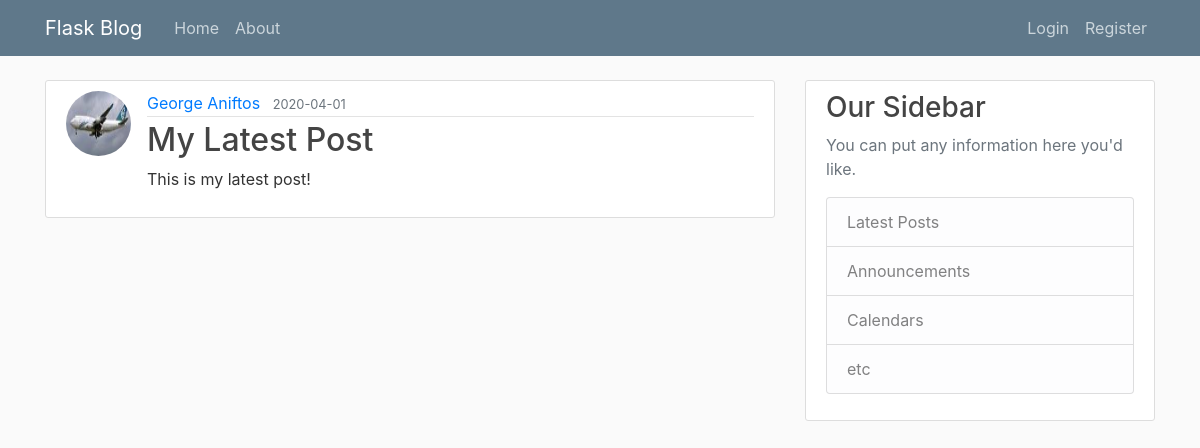
The page /post/14 on the database its author committed.
### flaskblog/models.py (models this page shows, shortened)
class User(db.Model, UserMixin): #Each class is an individual table on the database with the name of "user" (lowercase)
    id = db.Column(db.Integer, primary_key = True) #primary key means a unique id for a user
    username = db.Column(db.String(20), unique = True, nullable = False) #unique means again same us above, cant be empty
    email = db.Column(db.String(120), unique = True, nullable = False)
    image_file = db.Column(db.String(20), nullable = False, default = 'default.jpg') #no unique = True because there is going to be a default picture
    password = db.Column(db.String(60), nullable = True) #generate hash of 60 characters
    posts = db.relationship('Post', backref='author', lazy = True) #defines a relationship not a column!
    '''Our post attritube has relationship to the Post model(class).
    Backref (is like creating a new column but not actuall) and uses the author attribute to get the user who created the post!
    Lazy defines when to pull all the posts data from that specific user. '''

class Post(db.Model): #Each class is an individual table on the database with the name "post" (lowercase)
    id = db.Column(db.Integer, primary_key = True) #unique post
    title = db.Column(db.String(100), nullable = False)
    date_posted = db.Column(db.DateTime, nullable = False, default = datetime.utcnow)
    content = db.Column(db.Text, nullable = False)
    user_id = db.Column(db.Integer, db.ForeignKey('user.id'), nullable=False) # specify is a foreign key.

### flaskblog/routes.py (the view)
@app.route("/post/<int:post_id>") #flask give us ability to add variable within our routes. we expecting integer
def post(post_id):
    post = Post.query.get_or_404(post_id) #ise mew method instead of get. get the post or return a page enot excists
    return render_template('post.html', title=post.title, post=post)

### flaskblog/templates/post.html (shortened to what this page needs)
{% extends 'layout.html' %}
{% block content %}
    <article class="media content-section">
        <img class="rounded-circle article-img" src="{{ url_for('static', filename='profile_pics/'+ post.author.image_file) }}">
        <div class="media-body">
            <div class="article-metadata">
                <a class="mr-2" href="{{ url_for('user_posts', username=post.author.username) }}">{{ post.author.username }}</a>
                <small class="text-muted">{{ post.date_posted.strftime('%Y-%m-%d') }}</small>
            </div>
            <h2 class="article-title">{{ post.title }}</h2>
            <p class="article-content">{{ post.content }}</p>
        </div>
    </article>
{% endblock content %}

### flaskblog/static/main.css (style rules this page uses)
body { background: #fafafa; color: #333333; margin-top: 5rem; }
h1, h2, h3, h4, h5, h6 { color: #444444; }
.content-section { background: #ffffff; padding: 10px 20px; border: 1px solid #dddddd; border-radius: 3px; margin-bottom: 20px; }
.article-title { color: #444444; }
.article-content { white-space: pre-line; }
.article-img { height: 65px; width: 65px; margin-right: 16px; }
.article-metadata { padding-bottom: 1px; margin-bottom: 4px; border-bottom: 1px solid #e3e3e3 }

### rows shown on the page
User: image_file (picture), author.username "George Aniftos"
Post: date_posted "2020-04-01", title "My Latest Post", content "This is my latest post!"
